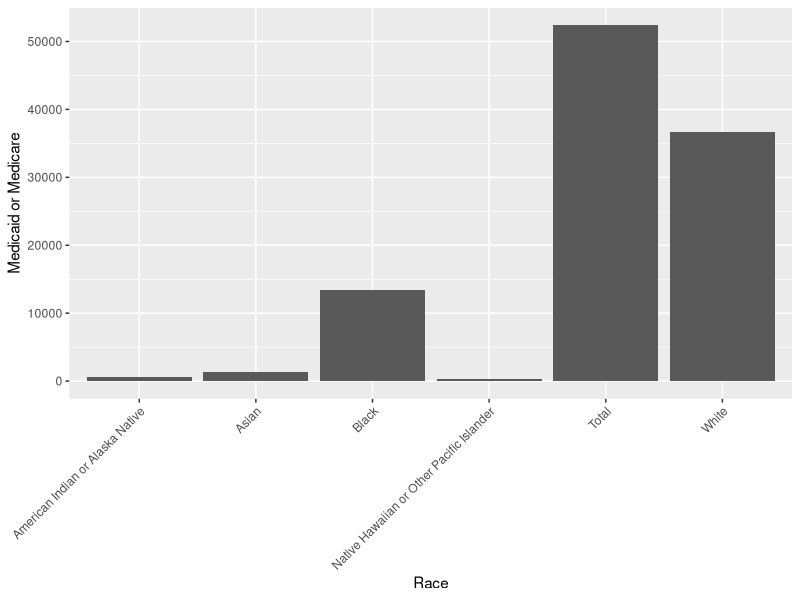
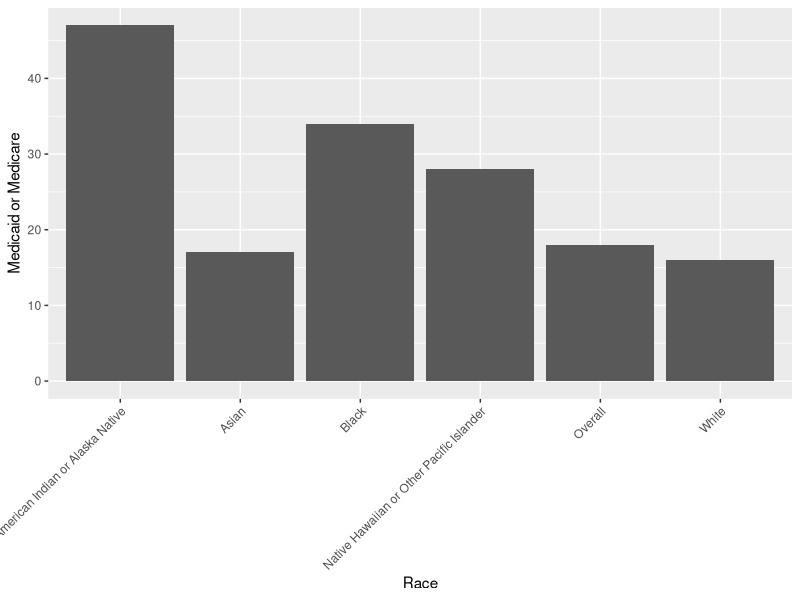
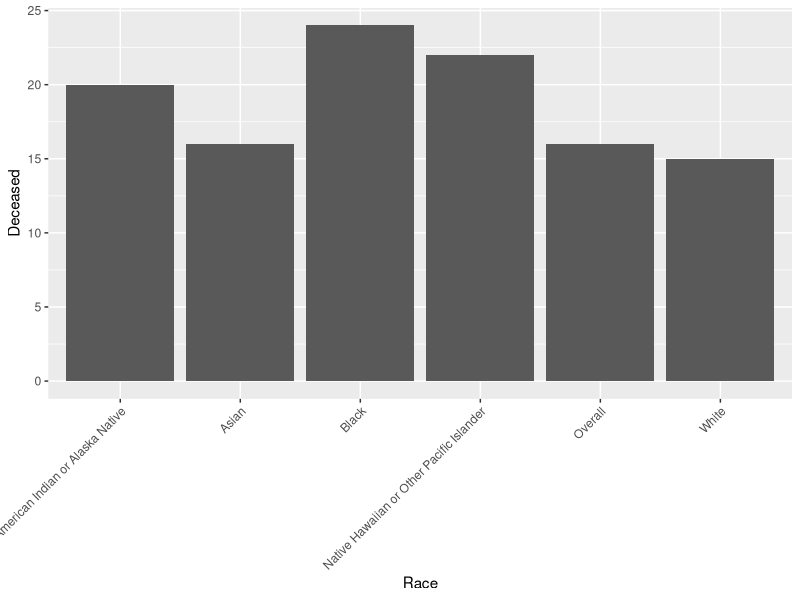
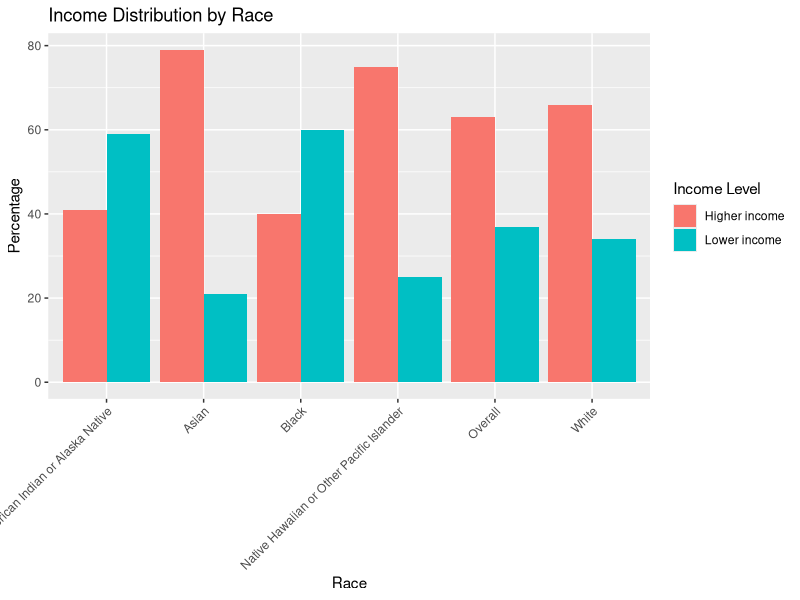
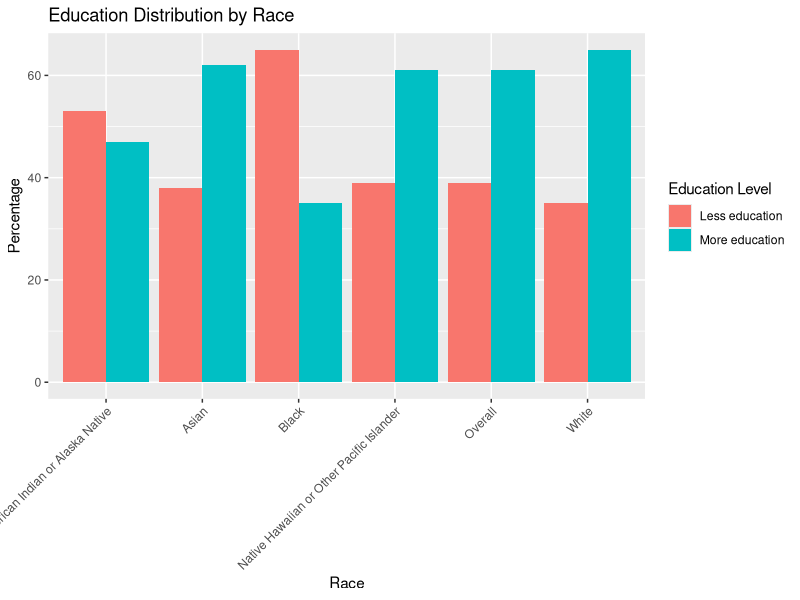
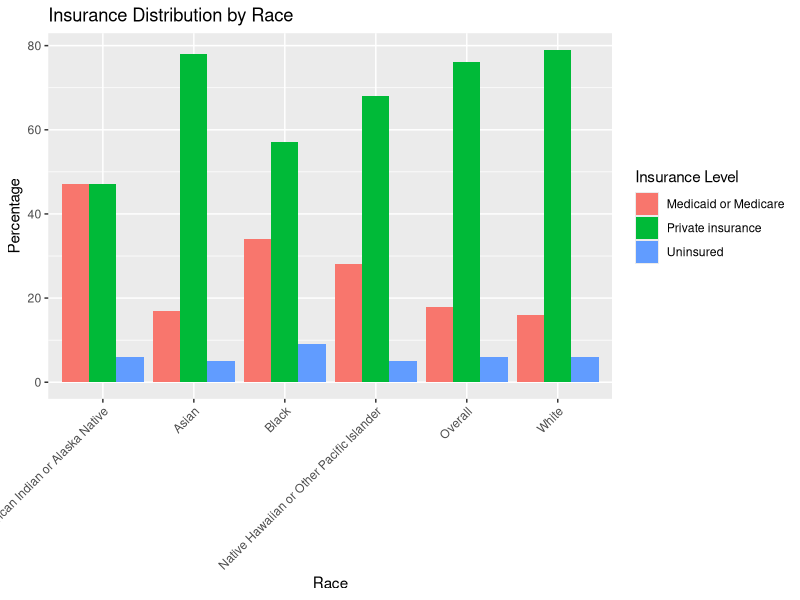
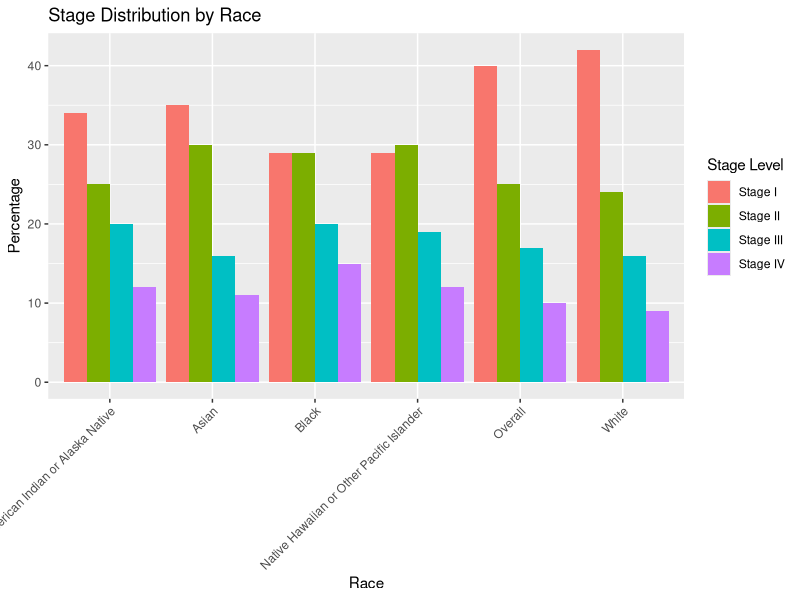

The R source for these figures, in order:
## ---- chunk 1
library(tidyverse)
finaldata <- read_csv("finaldata4.csv")
finaldataperc <- read_csv("finaldataperc.csv")
## ---- chunk 2
finaldata_short <- finaldata |>
  select("Race", "Deceased", "Stage I", "Stage II", "Stage III")

knitr::kable(finaldata_short)
## ---- chunk 3
finaldataperc_short <- finaldataperc |>
  select("Race", "Deceased", "Stage I", "Stage II", "Stage III")

knitr::kable(finaldataperc_short)
## ---- chunk 4
finaldata |>
  ggplot(aes(x = Race, y = `Medicaid or Medicare`)) +
  geom_bar(stat = "identity") +
  theme(axis.text.x = element_text(angle = 45, hjust = 1))
## ---- chunk 5
finaldataperc |>
  ggplot(aes(x = Race, y = `Medicaid or Medicare`)) +
  geom_bar(stat = "identity") +
  theme(axis.text.x = element_text(angle = 45, hjust = 1))
## ---- chunk 6
deceased_graph <- finaldataperc |>
  ggplot(aes(x = Race, y = Deceased)) + 
  geom_bar(stat = "identity") +
  theme(axis.text.x = element_text(angle = 45, hjust = 1))

print(deceased_graph)
## ---- chunk 7
finaldataperc1 <- finaldataperc |>
  select("Race", "Deceased", "Stage I", "Stage II", "Stage III", "Stage IV", "NA (CNS)", "More education", "Less education", "Higher income", "Lower income", "Uninsured", "Private insurance", "Medicaid or Medicare")
## ---- chunk 8
finaldataperc_long_income <- finaldataperc1 |>
  pivot_longer(cols = c("Higher income", "Lower income"),
               names_to = "Income Category",
               values_to = "Income Value")
## ---- chunk 9
long_income_abbr <- finaldataperc_long_income |>
  select("Race", "Income Category", "Income Value")

knitr::kable(long_income_abbr)
## ---- chunk 10
perc_income <- finaldataperc_long_income |>
  select("Race", "Income Category", "Income Value")
## ---- chunk 11
ggplot(perc_income, aes(x = Race, y = `Income Value`, fill = `Income Category`)) +
  geom_bar(stat = "identity", position = "dodge") +
  labs(title = "Income Distribution by Race", 
       x = "Race", 
       y = "Percentage", 
       fill = "Income Level") +
   theme(axis.text.x = element_text(angle = 45, hjust = 1))
## ---- chunk 12
finaldataperc_long_education <- finaldataperc1 |>
  pivot_longer(cols = c("More education", "Less education"),
               names_to = "Education Category",
               values_to = "Education Value")
## ---- chunk 13
perc_education <- finaldataperc_long_education |>
  select("Race", "Education Category", "Education Value")
## ---- chunk 14
ggplot(perc_education, aes(x = Race, y = `Education Value`, fill = `Education Category`)) +
  geom_bar(stat = "identity", position = "dodge") +
  labs(title = "Education Distribution by Race", 
       x = "Race", 
       y = "Percentage", 
       fill = "Education Level") +
   theme(axis.text.x = element_text(angle = 45, hjust = 1))
## ---- chunk 15
finaldataperc_long_insurance <- finaldataperc1 |>
  pivot_longer(cols = c("Uninsured", "Medicaid or Medicare", "Private insurance"),
               names_to = "Insurance Category",
               values_to = "Insurance Value")
## ---- chunk 16
perc_insurance <- finaldataperc_long_insurance |>
  select("Race", "Insurance Category", "Insurance Value")
## ---- chunk 17
ggplot(perc_insurance, aes(x = Race, y = `Insurance Value`, fill = `Insurance Category`)) +
  geom_bar(stat = "identity", position = "dodge") +
  labs(title = "Insurance Distribution by Race", 
       x = "Race", 
       y = "Percentage", 
       fill = "Insurance Level") +
   theme(axis.text.x = element_text(angle = 45, hjust = 1))
## ---- chunk 18
finaldataperc_long_stage <- finaldataperc1 |>
  pivot_longer(cols = c("Stage I", "Stage II", "Stage III", "Stage IV"),
               names_to = "Stage Category",
               values_to = "Stage Value")
## ---- chunk 19
perc_stage <- finaldataperc_long_stage |>
  select("Race", "Stage Category", "Stage Value")
## ---- chunk 20
ggplot(perc_stage, aes(x = Race, y = `Stage Value`, fill = `Stage Category`)) +
  geom_bar(stat = "identity", position = "dodge") +
  labs(title = "Stage Distribution by Race", 
       x = "Race", 
       y = "Percentage", 
       fill = "Stage Level") +
   theme(axis.text.x = element_text(angle = 45, hjust = 1))
## ---- chunk 21
library(broom)
## ---- chunk 22
finaldataperc$Race <- factor(finaldataperc$Race, ordered = FALSE)
## ---- chunk 23
finaldataperc$Race <- relevel(finaldataperc$Race, ref = "Overall")
## ---- chunk 24
mortality_linear <- lm(Deceased ~ Race, data = finaldataperc)
tidy(mortality_linear) |>
  knitr::kable(digits = 3)
